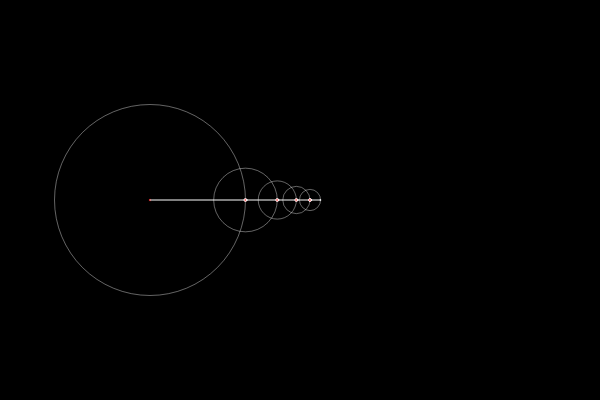
Frame 1 (no input)
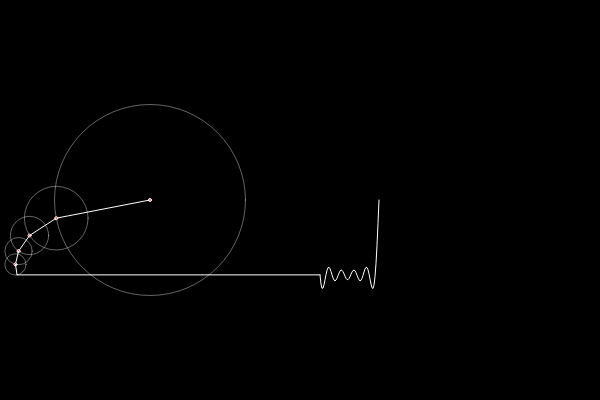
Frame 60 (no input)
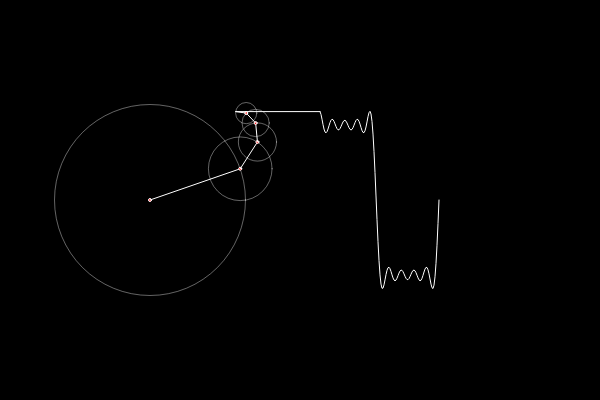
Frame 120 (the mouse pressed at the canvas centre since frame 60)

The p5.js sketch that drew these frames (run headless with seeded random() and noise() and a simulated clock; from frame 60 on, the mouse is pressed at the canvas centre):

// p5.js sketch
// ── sketch.js
let time = 0;
let wave = [];
let slider;

function setup() {
  createCanvas(600, 400);
  slider = createSlider(1, 10, 5);
}

function draw() {
  background(0);
  translate(150, 200);

  let x = 0;
  let y = 0;

  for (let i = 0; i < slider.value(); i++) {
    let prevx = x;
    let prevy = y;

    let n = i * 2 + 1;
    let radius = 75 * (4 / (n * PI));
    x += radius * cos(n * time);
    y += radius * sin(n * time);

    fill(255, 0, 0);
    ellipse(prevx, prevy, 3, 3);
    
    stroke(255, 100);
    noFill();
    ellipse(prevx, prevy, radius * 2);

    stroke(255);
    line(prevx, prevy, x, y);
  }
  wave.unshift(y);
  //comment


  translate(170, 0);
  line(x - 170, y, 0, wave[0]);
  beginShape();
  noFill();
  for (let i = 0; i < wave.length; i++) {
    vertex(i, wave[i]);
  }
  endShape();

  if (wave.length > 250) {
    wave.pop();
  }

  time += 0.05;
}

// ── fourierTransform.js
function fourierTransform(input) {
	let mean = createVector(0, 0);
	for (let i = 0; i < input.length; i++) {
		mean.add(createVector(input[i].x, input[i].y));
	}

	let amplitude = [createVector(mean.x / input.length, mean.y / input.length)];
	let phase = [0];

	for (let n = 1; n < input.length; n++) {
		let k = n <= input.length / 2 ? n : n - input.length;
		let re = 0;
		let im = 0;

		for (let i = 0; i < input.length; i++) {
			//minusul da sensul de rotatie
			let phi = (-2 * Math.PI * k * i) / input.length;
			let cos = Math.cos(phi);
			let sin = Math.sin(phi);

			//coordonatele vectorului - calculam Cn
			re += input[i].x * cos - input[i].y * sin;
			im += input[i].y * cos + input[i].x * sin;
		}

		//micsoram mereu partea reala si imaginara pentru ca desena cercuri din ce in ce mai mici
		re /= input.length;
		im /= input.length;

		//adauga in vectorul de raze si unghiuri (faze)
		amplitude.push(Math.sqrt(re * re + im * im));
		phase.push(Math.atan2(im, re));
	}

	//adaugam in vectorul de indici, "key"-le unice din vectorul de raze si apoi le sortam
	let indices = [...Array(amplitude.length).keys()];
	indices.sort((a, b) => amplitude[b] - amplitude[a]);

	//returnam mapul fourier cu toate componentele necesare pentru animatie
	let fourier = { amplitude: amplitude, phase: phase, indices: indices };
	return fourier;
}

// ── style.css
/* Created using http://danielstern.ca/range.css/#/ */

input[type='range'] {
	-webkit-appearance: none;
	width: 100%;
	margin: 0px 0;
}
input[type='range']:focus {
	outline: none;
}
input[type='range']::-webkit-slider-runnable-track {
	width: 100%;
	height: 32px;
	cursor: pointer;
	background: #ffffff;
	border-radius: 0px;
	border: 0px solid #ffffff;
}
input[type='range']::-webkit-slider-thumb {
	border: 0.4px solid rgba(0, 30, 0, 0.57);
	height: 32px;
	width: 17px;
	border-radius: 0px;
	background: #ff1e00;
	cursor: pointer;
	-webkit-appearance: none;
	margin-top: 0px;
}
input[type='range']:focus::-webkit-slider-runnable-track {
	background: #ffffff;
}
input[type='range']::-moz-range-track {
	width: 100%;
	height: 32px;
	cursor: pointer;
	background: #ffffff;
	border-radius: 0px;
	border: 0px solid #ffffff;
}
input[type='range']::-moz-range-thumb {
	border: 0.4px solid rgba(0, 30, 0, 0.57);
	height: 32px;
	width: 17px;
	border-radius: 0px;
	background: #ff1e00;
	cursor: pointer;
}
input[type='range']::-ms-track {
	width: 100%;
	height: 32px;
	cursor: pointer;
	background: transparent;
	border-color: transparent;
	color: transparent;
}
input[type='range']::-ms-fill-lower {
	background: #bfbfbf;
	border: 0px solid #ffffff;
	border-radius: 0px;
}
input[type='range']::-ms-fill-upper {
	background: #ffffff;
	border: 0px solid #ffffff;
	border-radius: 0px;
}
input[type='range']::-ms-thumb {
	border: 0.4px solid rgba(0, 30, 0, 0.57);
	width: 17px;
	border-radius: 0px;
	background: #ff1e00;
	cursor: pointer;
	height: 32px;
}
input[type='range']:focus::-ms-fill-lower {
	background: #ffffff;
}
input[type='range']:focus::-ms-fill-upper {
	background: #ffffff;
}

#defaultCanvas0 {
	border: 15px solid #f5ba14;
}
